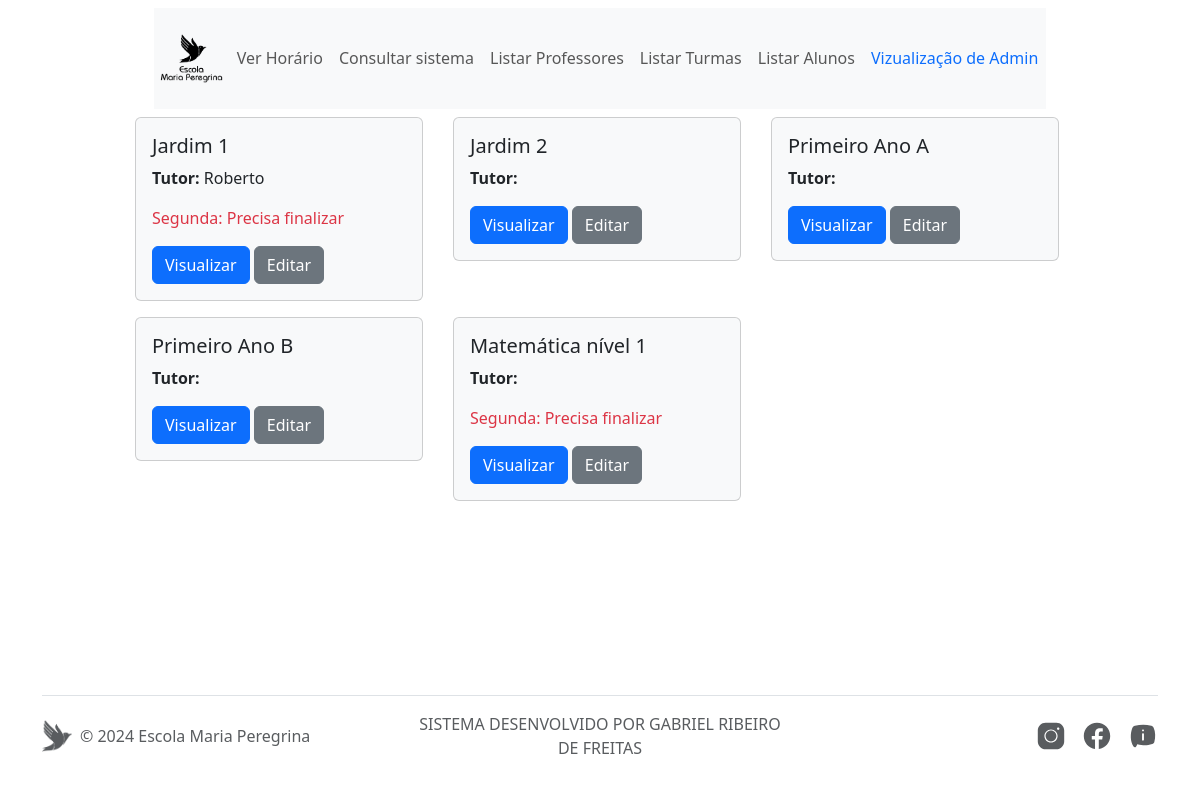
/sistema/ (signed in), run on an earlier commit of the app's database.
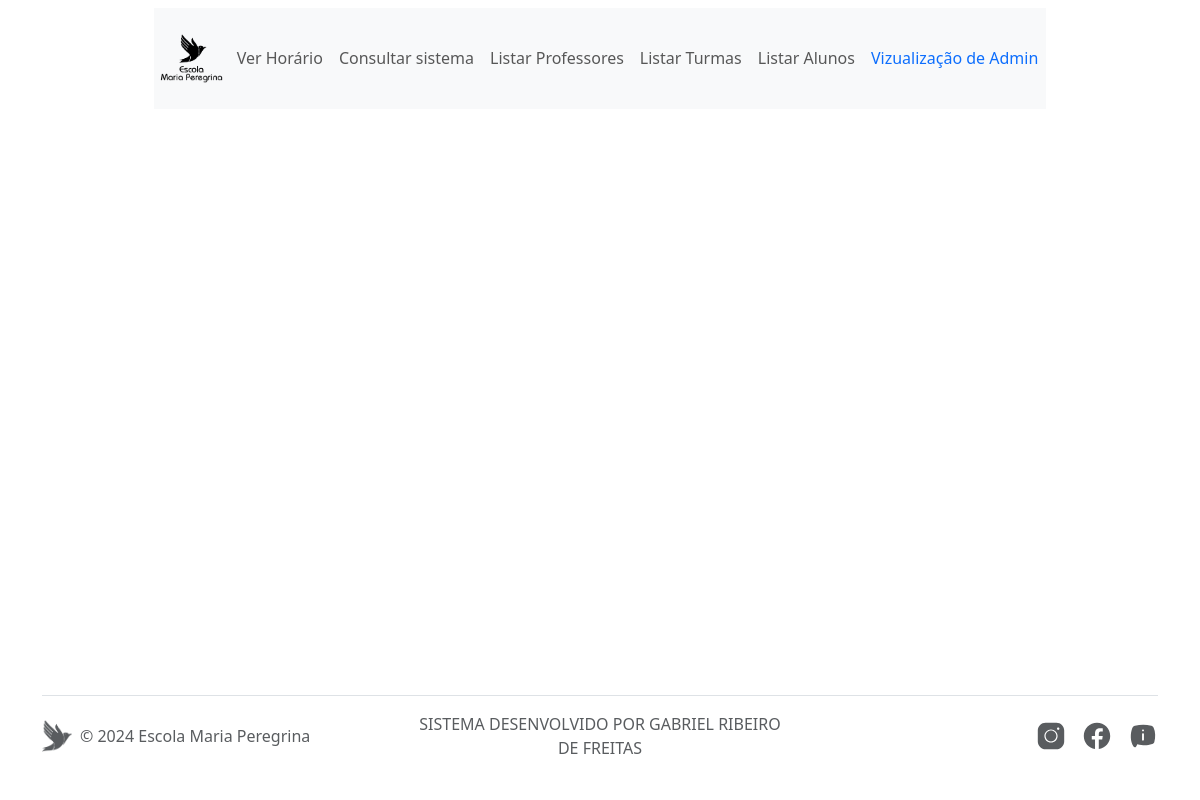
And on a later commit of the database.
### sistema/models.py (models this page shows, shortened)
class Turma(models.Model):
    id = models.AutoField(primary_key=True)
    nome = models.CharField(max_length=50)
    tutor = models.CharField(max_length=100, blank=True)
    carga_horaria_semanal = models.ManyToManyField(
        DiaDaSemana,
        through='CargaHorariaTurma',
        related_name='carga_horaria_turmas'
    )

class DiaDaSemana(models.Model):
    id = models.AutoField(primary_key=True)
    nome = models.CharField(max_length=10, blank=True, null=True)

### sistema/views.py (the view)
# urls.py: path('sistema/', sistema_view, name = 'sistema_view'),
@login_required(login_url='login_view')
def sistema_view(request):
    turmas = Turma.objects.all()
    turma_schedule_status = {}
    for turma in turmas:
        schedule_status = {}
        dias_semana_turma = turma.carga_horaria_semanal.all()
        for dia in dias_semana_turma:
            carga_horaria_turma = CargaHorariaTurma.objects.filter(turma=turma, dia_semana=dia).first()
            if not carga_horaria_turma:
                schedule_status[dia.nome] = 'Incomplete'
                continue
            horas_aula = carga_horaria_turma.horas.all()
            aulas_count = Aula.objects.filter(
                turma=turma,
                dia_semana=dia,
                hora__in=horas_aula
            ).count()
            if aulas_count == horas_aula.count():
                schedule_status[dia.nome] = 'Completo'
            else:
                schedule_status[dia.nome] = 'Precisa finalizar'
        turma_schedule_status[turma] = {
            'nome': turma.nome,
            'tutor': turma.tutor,
            'status': schedule_status,
        }
    return render(request, 'sistema.html', {'turma_schedule_status': turma_schedule_status})

### templates/sistema.html
{% extends "base.html" %}
{% block content %}
<body class="d-flex flex-column min-vh-100">
    <main class="container flex-grow-1">
        <div class="col-10 mx-auto">
            <div class="row">
                {% for turma, status_info in turma_schedule_status.items %}
                <div class="col-md-4 mb-3">
                    <div class="card bg-light" style="width: 18rem;">
                        <div class="card-body">
                            <h5 class="card-title">{{ status_info.nome }}</h5>
                            <p class="card-text"><strong>Tutor:</strong> {{ status_info.tutor }}</p>
                            {% for dia, status in status_info.status.items %}
                                {% if status == 'Completo' %}
                                <p class="card-text text-success">{{ dia }}: {{ status }}</p>
                                {% else %}
                                <p class="card-text text-danger">{{ dia }}: {{ status }}</p>
                                {% endif %}
                            {% endfor %}
                            <a href="{% url 'horarios_view' %}?termo_pesquisa={{ status_info.nome }}" class="btn btn-primary">Visualizar</a>
                            <a href="{% url 'admin:index' %}" class="btn btn-secondary" target="_blank">Editar</a>
                        </div>
                    </div>
                </div>
                {% endfor %}
            </div>
        </div>
    </main>
{% endblock %}

What changed in the data, as far as the page shows it:
removed Turma: nome "Jardim 1", tutor "Roberto", status "Precisa finalizar"
no longer on this page (row unchanged): DiaDaSemana: status "Segunda" "Segunda"
removed Turma: nome "Jardim 2"
removed Turma: nome "Primeiro Ano A"
removed Turma: nome "Primeiro Ano B"
removed Turma: nome "Matemática nível 1", status "Precisa finalizar"
